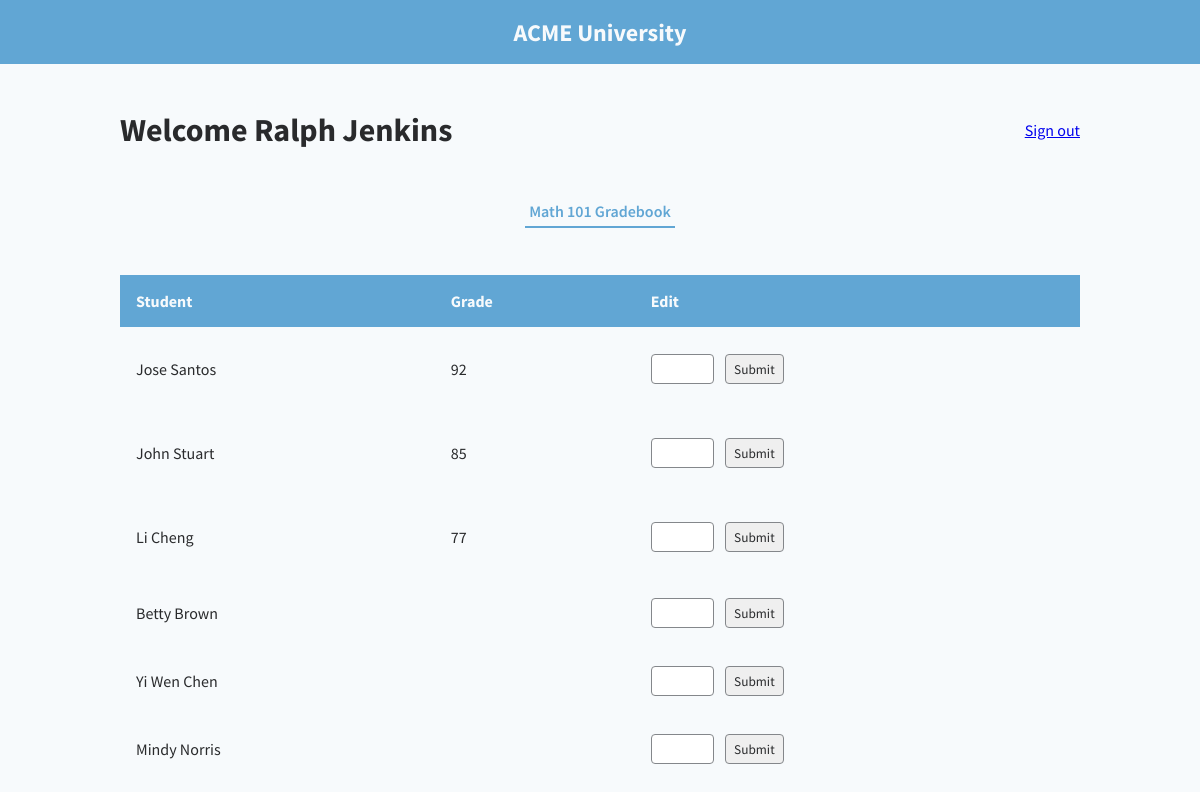
Page /instructor/Ralph Jenkins/Math 101 (signed in) on the committed database.
### db.py (models this page shows)
class Teacher(db.Model, UserMixin):
	id = db.Column(db.Integer, primary_key=True)
	name = db.Column(db.String, nullable=False)
	user = db.relationship('User', backref='teacher', uselist=False)

class Course(db.Model, UserMixin):
	id = db.Column(db.Integer, primary_key=True)
	course_name = db.Column(db.String, unique=True, nullable=False)
	teacher_id = db.Column(db.Integer, db.ForeignKey('teacher.id'), nullable=False)
	number_enrolled = db.Column(db.Integer, nullable=False)
	capacity = db.Column(db.Integer, nullable=False)
	time = db.Column(db.String, nullable=False)
	teacher = db.relationship('Teacher', backref=db.backref('teachers', lazy=True))
	students = db.relationship('Enrollment', back_populates='course')

class Student(db.Model, UserMixin):
	id = db.Column(db.Integer, primary_key=True, autoincrement=True)
	name = db.Column(db.String, nullable=False)
	user = db.relationship('User', backref='student', uselist=False)
	courses = db.relationship('Enrollment', back_populates='student')

### app.py (the view, shortened to what this page needs)
@app.route("/instructor/<name>/<course>", methods = ['GET', 'POST'])
def specific_course(name, course, student = None):
    instructor_name = name
    instructor_course = course
    tea_course_data = []
    teaQ = Teacher.query.filter_by(name=instructor_name).first()
    teaQC = Course.query.filter_by(teacher_id = teaQ.id, course_name = instructor_course).first()
    print(teaQC)
    if request.method == 'GET':
        for j in range(len(teaQC.students)):
            temp1 = {
                'name':teaQC.students[j].student.name,
                'grade':teaQC.students[j].grade
            }
            tea_course_data.append(temp1)
    return render_template("specificCourse.html", instructor_name = instructor_name, instructor_course = instructor_course, data = tea_course_data)

### app.py (called while the page is built)
@login.user_loader
def load_user(user_id):
    return User.query.get(user_id)

### templates/specificCourse.html (shortened to what this page needs)
{% extends "person.html" %}
{% block styles %}
    {{ super() }}
    <link rel="stylesheet" href="{{ url_for('static', filename = 'instructor.css') }}">
{% endblock %}
{% block person_name %}{{ instructor_name }}{% endblock %}
{% block inner_nav_links %}
    <button class="inner-nav-link active-tab">{{ instructor_course }} Gradebook</button>
{% endblock %}
{% block data_table_headings %}
    <th>Student</th>
    <th>Grade</th>
    <th>Edit</th>
{% endblock %}
{% block data_table_body %}
    {% for student in data %}
        <tr>
            <td>{{ student.name }}</td>
            <td onclick="editGrade('{{ student.grade }}')">
                <p class="grade-value">{{ student.grade }}</p>
            </td>
            <td>
                <form action="{{ url_for('specific_course', name = instructor_name, course = instructor_course, student = student.name ) }}" method="post">
                    <input type="text" class="editable-field" name="new_grade" autocomplete="off">
                    <input class="edit-grade-submit" type="submit" value="Submit">
                </form>
            </td>
        </tr>
    {% endfor %}
{% endblock %}

### static/base.css (style rules this page uses)
:root { --bg-color: #F7FAFC; --accent-color: #61A6D4; --primary-text-color: #292A2C; --secondary-text-color: #61A6D4; --tertiary-text-color: #84878B; --quaternary-text-color: #F7FAFC; }
body { margin: 0; padding: 0; width: 100vw; height: 100vh; font-family: 'Source Sans Pro', Arial, Helvetica, sans-serif; background-color: var(--bg-color); color: var(--primary-text-color); position: relative; overflow-x: hidden; }

### static/person.css (style rules this page uses)
.inner-nav-link { padding: .35rem .25rem; text-decoration: none; border: none; background-color: transparent; font-family: 'Source Sans Pro', Arial, Helvetica, sans-serif; font-size: 1rem; color: var(--primary-text-color); }
.active-tab { font-weight: 600; color: var(--secondary-text-color); border-bottom: 2px solid var(--accent-color); }
.data-table-row th { text-align: left; padding: 1rem 1rem; }
.data-table-body td { color: var(--primary-text-color); padding: 1rem 1rem; }
.editable-field, .edit-grade-submit, .options-button { border: 1px solid #84878B; border-radius: .25rem; font-family: 'Source Sans Pro', Arial, Helvetica, sans-serif; color: var(--primary-text-color); display: inline-block; }
.editable-field { padding: .35rem; width: 50px; }
.grade-value { display: inline-block; }
.edit-grade-submit { padding: .35rem .5rem; margin-left: .5rem; }

### rows in the picture
Teacher: name "Ralph Jenkins"
Course: course_name "Math 101"
Student: name "Jose Santos", grade "92"
Student: name "John Stuart", grade "85"
Student: name "Li Cheng", grade "77"
Student: name "Betty Brown"
Student: name "Yi Wen Chen"
Student: name "Mindy Norris"
